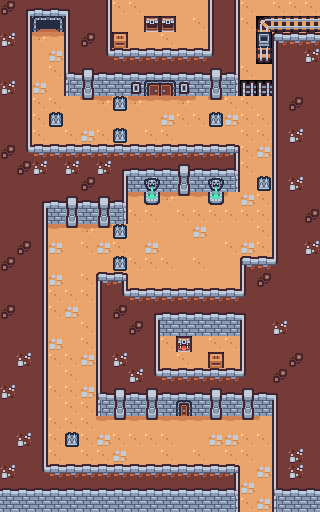

A level layout from a 2D game, rendered from its tile map. Below: a short description, then the map file with its tile-grid data intact:
An orthogonal 20x32 tile map with 16x16 px tiles, 1 tile layer (Tile Layer 1).

<map version="1.10" tiledversion="1.10.2" orientation="orthogonal" renderorder="left-down" width="20" height="32" tilewidth="16" tileheight="16" infinite="0" nextlayerid="2" nextobjectid="1">
 <editorsettings>
  <export target="dungeon.csv" format="csv" />
 </editorsettings>
 <tileset firstgid="1" source="dungeon-tileset.tsx" />
 <layer id="1" name="Tile Layer 1" width="20" height="32">
  <data encoding="csv">
145,134,135,135,136,133,146,182,182,181,181,181,181,148,146,182,181,182,182,182,
133,146,143,144,148,133,146,181,181,224,224,181,182,148,146,182,202,203,203,203,
157,146,184,183,148,145,146,196,181,181,182,181,181,148,146,181,188,137,159,159,
133,146,181,175,148,133,158,159,159,159,159,159,159,160,146,181,201,148,133,157,
133,146,181,182,149,139,135,135,135,135,135,135,135,139,150,182,181,148,133,133,
157,146,175,181,190,151,173,173,126,179,180,126,173,151,192,209,209,148,133,133,
133,146,182,182,181,163,184,174,184,183,183,184,186,163,182,182,181,148,145,133,
133,146,182,174,181,181,181,181,181,181,175,182,182,174,175,182,182,148,133,133,
133,146,182,181,182,175,182,174,181,182,182,181,181,181,181,182,182,148,157,133,
145,158,159,159,159,159,159,159,159,159,159,159,159,159,138,182,175,148,133,133,
133,145,157,133,157,133,157,134,135,135,135,139,135,135,150,182,181,148,133,133,
133,133,133,133,133,145,133,146,173,153,173,151,173,153,192,181,174,148,157,133,
133,133,134,135,139,135,139,150,183,165,184,163,183,165,186,175,182,148,133,133,
133,133,146,173,151,173,151,192,182,182,181,182,182,182,182,182,182,148,133,145,
133,133,146,183,163,184,163,174,181,181,181,181,175,181,181,181,182,148,133,133,
133,145,146,175,181,182,175,182,181,175,181,181,181,181,182,175,182,148,133,157,
145,133,146,181,181,181,181,174,182,182,182,181,182,181,181,137,159,160,133,133,
133,133,146,175,181,182,137,138,181,181,181,181,181,181,181,148,145,133,133,133,
133,133,146,182,182,182,148,158,159,159,159,159,159,159,159,160,133,133,133,133,
145,133,146,182,175,181,148,145,133,134,135,135,135,135,135,136,133,133,133,133,
133,133,146,181,181,182,148,133,145,146,173,173,173,173,173,148,133,157,133,133,
133,133,146,175,181,182,148,133,133,146,182,225,181,182,182,148,133,133,133,133,
133,157,146,182,182,175,148,157,133,146,181,182,181,196,181,148,133,133,145,133,
133,133,146,181,182,181,148,133,157,158,159,159,159,159,159,160,133,145,133,133,
157,133,146,182,182,175,149,139,135,139,135,135,135,139,135,139,135,136,133,133,
133,133,146,181,182,182,190,151,173,151,173,178,173,151,173,151,173,148,133,133,
133,133,146,182,182,182,183,163,183,163,183,183,183,163,183,163,186,148,133,133,
133,157,146,182,174,182,175,182,182,182,182,181,181,175,175,182,182,148,133,133,
133,133,146,182,181,182,182,175,181,181,182,181,182,181,182,182,181,148,157,133,
157,133,158,159,159,159,159,159,159,159,159,159,159,159,138,181,175,148,157,133,
135,135,135,135,135,135,135,135,135,135,135,135,135,135,150,175,181,149,135,135,
173,173,173,173,173,173,173,173,173,173,173,173,173,173,192,182,175,190,173,173
</data>
 </layer>
</map>